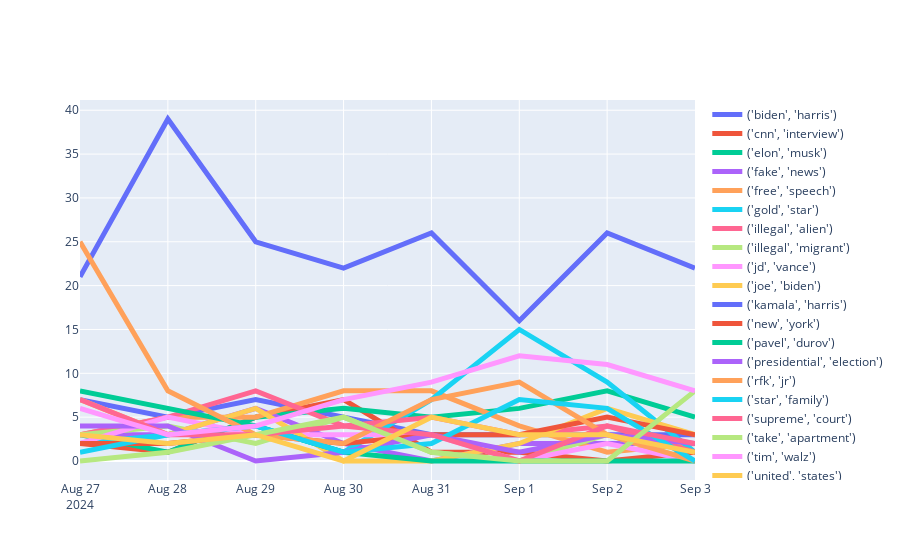

Notebook source saved alongside this figure:
### Code cell
dataframe=df
num=2
top_n=20
save_viz = "interactive_bigrams_7days"
extra_stops=['trump']
ngram_time_last_7_days_interactive(dataframe=dataframe, 
                                   num=num, 
                                   save_viz=save_viz, 
                                   extra_stops=extra_stops, 
                                   top_n=top_n)

### Figure 1 — Plotly figure (JSON) as saved in the notebook; plotly's stock layout.template omitted (floating-point values rounded to 4 significant figures)
{"data": [{"line": {"width": 5}, "mode": "lines", "name": "('biden', 'harris')", "type": "scatter", "x": ["2024-08-27T00:00:00", "2024-08-28T00:00:00", "2024-08-29T00:00:00", "2024-08-30T00:00:00", "2024-08-31T00:00:00", "2024-09-01T00:00:00", "2024-09-02T00:00:00", "2024-09-03T00:00:00"], "y": [7, 5, 7, 5, 3, 3, 3, 3]}, {"line": {"width": 5}, "mode": "lines", "name": "('cnn', 'interview')", "type": "scatter", "x": ["2024-08-27T00:00:00", "2024-08-28T00:00:00", "2024-08-29T00:00:00", "2024-08-30T00:00:00", "2024-08-31T00:00:00", "2024-09-01T00:00:00", "2024-09-02T00:00:00", "2024-09-03T00:00:00"], "y": [2, 1, 5, 7, 1, 1, 0, 1]}, {"line": {"width": 5}, "mode": "lines", "name": "('elon', 'musk')", "type": "scatter", "x": ["2024-08-27T00:00:00", "2024-08-28T00:00:00", "2024-08-29T00:00:00", "2024-08-30T00:00:00", "2024-08-31T00:00:00", "2024-09-01T00:00:00", "2024-09-02T00:00:00", "2024-09-03T00:00:00"], "y": [3, 1, 5, 6, 5, 6, 8, 5]}, {"line": {"width": 5}, "mode": "lines", "name": "('fake', 'news')", "type": "scatter", "x": ["2024-08-27T00:00:00", "2024-08-28T00:00:00", "2024-08-29T00:00:00", "2024-08-30T00:00:00", "2024-08-31T00:00:00", "2024-09-01T00:00:00", "2024-09-02T00:00:00", "2024-09-03T00:00:00"], "y": [3, 3, 6, 2, 0, 2, 2, 2]}, {"line": {"width": 5}, "mode": "lines", "name": "('free', 'speech')", "type": "scatter", "x": ["2024-08-27T00:00:00", "2024-08-28T00:00:00", "2024-08-29T00:00:00", "2024-08-30T00:00:00", "2024-08-31T00:00:00", "2024-09-01T00:00:00", "2024-09-02T00:00:00", "2024-09-03T00:00:00"], "y": [3, 5, 5, 8, 8, 4, 1, 2]}, {"line": {"width": 5}, "mode": "lines", "name": "('gold', 'star')", "type": "scatter", "x": ["2024-08-27T00:00:00", "2024-08-28T00:00:00", "2024-08-29T00:00:00", "2024-08-30T00:00:00", "2024-08-31T00:00:00", "2024-09-01T00:00:00", "2024-09-02T00:00:00", "2024-09-03T00:00:00"], "y": [2, 3, 4, 1, 7, 15, 9, 1]}, {"line": {"width": 5}, "mode": "lines", "name": "('illegal', 'alien')", "type": "scatter", "x": ["2024-08-27T00:00:00", "2024-08-28T00:00:00", "2024-08-29T00:00:00", "2024-08-30T00:00:00", "2024-08-31T00:00:00", "2024-09-01T00:00:00", "2024-09-02T00:00:00", "2024-09-03T00:00:00"], "y": [3, 5, 8, 4, 5, 3, 4, 1]}, {"line": {"width": 5}, "mode": "lines", "name": "('illegal', 'migrant')", "type": "scatter", "x": ["2024-08-27T00:00:00", "2024-08-28T00:00:00", "2024-08-29T00:00:00", "2024-08-30T00:00:00", "2024-08-31T00:00:00", "2024-09-01T00:00:00", "2024-09-02T00:00:00", "2024-09-03T00:00:00"], "y": [3, 4, 2, 5, 1, 0, 3, 0]}, {"line": {"width": 5}, "mode": "lines", "name": "('jd', 'vance')", "type": "scatter", "x": ["2024-08-27T00:00:00", "2024-08-28T00:00:00", "2024-08-29T00:00:00", "2024-08-30T00:00:00", "2024-08-31T00:00:00", "2024-09-01T00:00:00", "2024-09-02T00:00:00", "2024-09-03T00:00:00"], "y": [2, 5, 3, 3, 3, 0, 2, 0]}, {"line": {"width": 5}, "mode": "lines", "name": "('joe', 'biden')", "type": "scatter", "x": ["2024-08-27T00:00:00", "2024-08-28T00:00:00", "2024-08-29T00:00:00", "2024-08-30T00:00:00", "2024-08-31T00:00:00", "2024-09-01T00:00:00", "2024-09-02T00:00:00", "2024-09-03T00:00:00"], "y": [7, 3, 6, 0, 0, 2, 6, 3]}, {"line": {"width": 5}, "mode": "lines", "name": "('kamala', 'harris')", "type": "scatter", "x": ["2024-08-27T00:00:00", "2024-08-28T00:00:00", "2024-08-29T00:00:00", "2024-08-30T00:00:00", "2024-08-31T00:00:00", "2024-09-01T00:00:00", "2024-09-02T00:00:00", "2024-09-03T00:00:00"], "y": [21, 39, 25, 22, 26, 16, 26, 22]}, {"line": {"width": 5}, "mode": "lines", "name": "('new', 'york')", "type": "scatter", "x": ["2024-08-27T00:00:00", "2024-08-28T00:00:00", "2024-08-29T00:00:00", "2024-08-30T00:00:00", "2024-08-31T00:00:00", "2024-09-01T00:00:00", "2024-09-02T00:00:00", "2024-09-03T00:00:00"], "y": [2, 2, 3, 2, 3, 3, 5, 3]}, {"line": {"width": 5}, "mode": "lines", "name": "('pavel', 'durov')", "type": "scatter", "x": ["2024-08-27T00:00:00", "2024-08-28T00:00:00", "2024-08-29T00:00:00", "2024-08-30T00:00:00", "2024-08-31T00:00:00", "2024-09-01T00:00:00", "2024-09-02T00:00:00", "2024-09-03T00:00:00"], "y": [8, 6, 4, 1, 0, 0, 0, 0]}, {"line": {"width": 5}, "mode": "lines", "name": "('presidential', 'election')", "type": "scatter", "x": ["2024-08-27T00:00:00", "2024-08-28T00:00:00", "2024-08-29T00:00:00", "2024-08-30T00:00:00", "2024-08-31T00:00:00", "2024-09-01T00:00:00", "2024-09-02T00:00:00", "2024-09-03T00:00:00"], "y": [4, 4, 0, 1, 3, 1, 3, 2]}, {"line": {"width": 5}, "mode": "lines", "name": "('rfk', 'jr')", "type": "scatter", "x": ["2024-08-27T00:00:00", "2024-08-28T00:00:00", "2024-08-29T00:00:00", "2024-08-30T00:00:00", "2024-08-31T00:00:00", "2024-09-01T00:00:00", "2024-09-02T00:00:00", "2024-09-03T00:00:00"], "y": [25, 8, 3, 2, 7, 9, 3, 0]}, {"line": {"width": 5}, "mode": "lines", "name": "('star', 'family')", "type": "scatter", "x": ["2024-08-27T00:00:00", "2024-08-28T00:00:00", "2024-08-29T00:00:00", "2024-08-30T00:00:00", "2024-08-31T00:00:00", "2024-09-01T00:00:00", "2024-09-02T00:00:00", "2024-09-03T00:00:00"], "y": [1, 3, 4, 1, 2, 7, 6, 0]}, {"line": {"width": 5}, "mode": "lines", "name": "('supreme', 'court')", "type": "scatter", "x": ["2024-08-27T00:00:00", "2024-08-28T00:00:00", "2024-08-29T00:00:00", "2024-08-30T00:00:00", "2024-08-31T00:00:00", "2024-09-01T00:00:00", "2024-09-02T00:00:00", "2024-09-03T00:00:00"], "y": [7, 3, 3, 4, 3, 0, 4, 2]}, {"line": {"width": 5}, "mode": "lines", "name": "('take', 'apartment')", "type": "scatter", "x": ["2024-08-27T00:00:00", "2024-08-28T00:00:00", "2024-08-29T00:00:00", "2024-08-30T00:00:00", "2024-08-31T00:00:00", "2024-09-01T00:00:00", "2024-09-02T00:00:00", "2024-09-03T00:00:00"], "y": [0, 1, 3, 5, 1, 0, 0, 8]}, {"line": {"width": 5}, "mode": "lines", "name": "('tim', 'walz')", "type": "scatter", "x": ["2024-08-27T00:00:00", "2024-08-28T00:00:00", "2024-08-29T00:00:00", "2024-08-30T00:00:00", "2024-08-31T00:00:00", "2024-09-01T00:00:00", "2024-09-02T00:00:00", "2024-09-03T00:00:00"], "y": [6, 3, 4, 7, 9, 12, 11, 8]}, {"line": {"width": 5}, "mode": "lines", "name": "('united', 'states')", "type": "scatter", "x": ["2024-08-27T00:00:00", "2024-08-28T00:00:00", "2024-08-29T00:00:00", "2024-08-30T00:00:00", "2024-08-31T00:00:00", "2024-09-01T00:00:00", "2024-09-02T00:00:00", "2024-09-03T00:00:00"], "y": [3, 2, 3, 0, 5, 3, 3, 1]}], "layout": {}}
